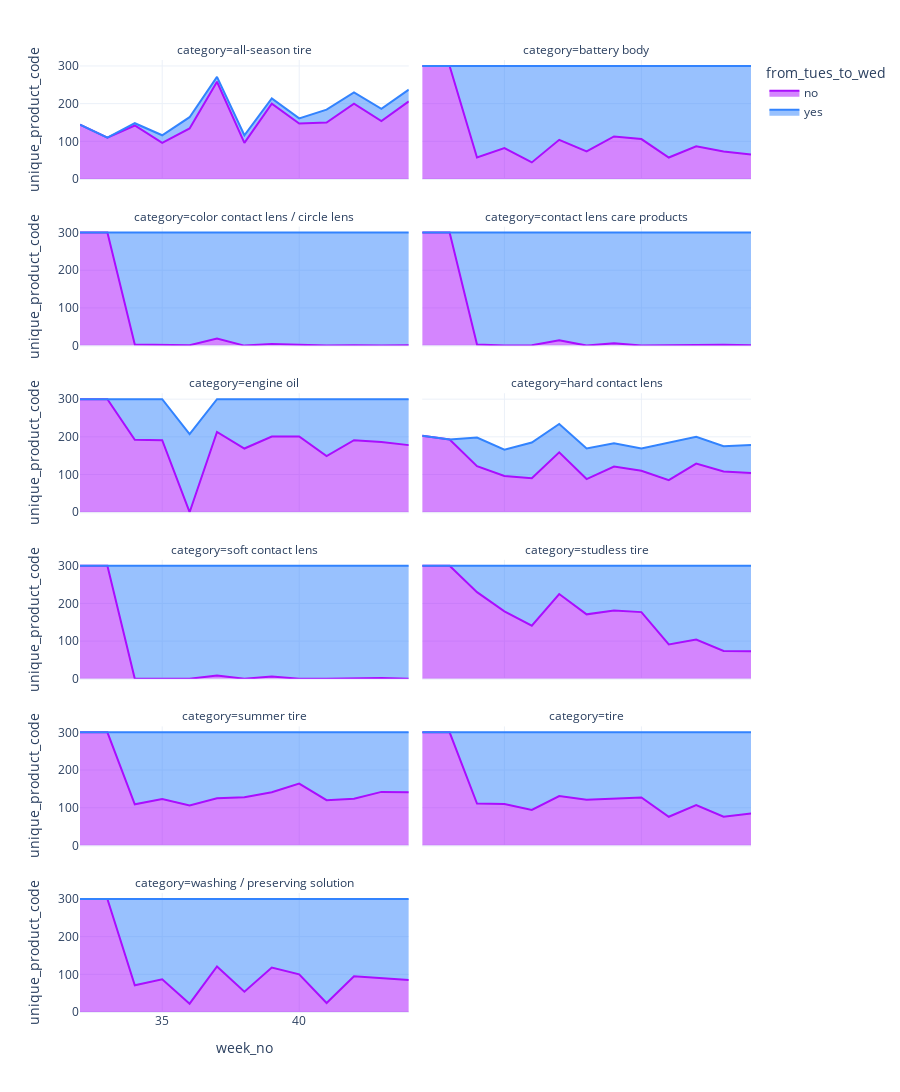

The code cell stored with this chart in its notebook:
### Markdown cell above
#### 4. How many items from daily ranking make it into the weekly rankings?

### Code cell
def plot_weekly_area(df_weekly_samples, df_daily_samples):

    df_area = df_weekly_samples.drop(columns='date_scraped')
    df_area = df_area.merge(
        df_daily_samples[['rank', 'category', 'unique_product_code', 'week_no']],
        how='left',
        on=['category' , 'unique_product_code', 'week_no'],
        suffixes=['_weekly', '_daily'],
        indicator=True
    )
    df_area = df_area.rename(columns={'_merge':'from_tues_to_wed'})
    df_area['from_tues_to_wed'] = df_area['from_tues_to_wed'].replace({'left_only':'no','both':'yes'})
    
    df_product_count = df_area.groupby(['category', 'week_no', 'from_tues_to_wed']).agg({'unique_product_code':pd.Series.nunique})
    df_product_count = df_product_count.reset_index().dropna()

    fig = px.area(
        df_product_count,
        x='week_no',
        y='unique_product_code',
        color='from_tues_to_wed',
        facet_col='category',
        facet_row_spacing=0.05,
        facet_col_wrap=2,
        height=2000,
        color_discrete_sequence=px.colors.qualitative.Alphabet,
        template='plotly_white'
    )
    fig.show()

df_weekly_samples = df_weekly[['rank','category', 'date_scraped', 'unique_product_code']].set_index('date_scraped').reset_index()
df_weekly_samples['week_no'] = pd.to_datetime(df_weekly_samples['date_scraped']).dt.isocalendar().week.astype('int')
df_weekly_samples['day_name'] = pd.to_datetime(df_weekly_samples['date_scraped']).dt.day_name()

plot_weekly_area(df_weekly_samples, df_daily_samples)

### Figure 1 — Plotly figure (JSON) as saved in the notebook; plotly's stock layout.template omitted (floating-point values rounded to 4 significant figures)
{"data": [{"hovertemplate": "from_tues_to_wed=no<br>category=all-season tire<br>week_no=%{x}<br>unique_product_code=%{y}<extra></extra>", "legendgroup": "no", "line": {"color": "#AA0DFE"}, "marker": {"symbol": "circle"}, "mode": "lines", "name": "no", "orientation": "v", "showlegend": true, "stackgroup": "1", "type": "scatter", "x": [32, 33, 34, 35, 36, 37, 38, 39, 40, 41, 42, 43, 44], "xaxis": "x11", "y": [144, 110, 142, 96, 134, 258, 96, 200, 147, 150, 200, 154, 206], "yaxis": "y11"}, {"hovertemplate": "from_tues_to_wed=no<br>category=battery body<br>week_no=%{x}<br>unique_product_code=%{y}<extra></extra>", "legendgroup": "no", "line": {"color": "#AA0DFE"}, "marker": {"symbol": "circle"}, "mode": "lines", "name": "no", "orientation": "v", "showlegend": false, "stackgroup": "1", "type": "scatter", "x": [32, 33, 34, 35, 36, 37, 38, 39, 40, 41, 42, 43, 44], "xaxis": "x12", "y": [300, 300, 57, 82, 44, 104, 73, 113, 106, 57, 87, 73, 65], "yaxis": "y12"}, {"hovertemplate": "from_tues_to_wed=no<br>category=color contact lens / circle lens<br>week_no=%{x}<br>unique_product_code=%{y}<extra></extra>", "legendgroup": "no", "line": {"color": "#AA0DFE"}, "marker": {"symbol": "circle"}, "mode": "lines", "name": "no", "orientation": "v", "showlegend": false, "stackgroup": "1", "type": "scatter", "x": [32, 33, 34, 35, 36, 37, 39, 40, 42, 44], "xaxis": "x9", "y": [300, 300, 3, 1, 1, 19, 4, 1, 1, 1], "yaxis": "y9"}, {"hovertemplate": "from_tues_to_wed=no<br>category=contact lens care products<br>week_no=%{x}<br>unique_product_code=%{y}<extra></extra>", "legendgroup": "no", "line": {"color": "#AA0DFE"}, "marker": {"symbol": "circle"}, "mode": "lines", "name": "no", "orientation": "v", "showlegend": false, "stackgroup": "1", "type": "scatter", "x": [32, 33, 34, 36, 37, 39, 41, 42, 43, 44], "xaxis": "x10", "y": [300, 300, 3, 1, 14, 6, 1, 2, 2, 1], "yaxis": "y10"}, {"hovertemplate": "from_tues_to_wed=no<br>category=engine oil<br>week_no=%{x}<br>unique_product_code=%{y}<extra></extra>", "legendgroup": "no", "line": {"color": "#AA0DFE"}, "marker": {"symbol": "circle"}, "mode": "lines", "name": "no", "orientation": "v", "showlegend": false, "stackgroup": "1", "type": "scatter", "x": [32, 33, 34, 35, 37, 38, 39, 40, 41, 42, 43, 44], "xaxis": "x7", "y": [300, 300, 192, 191, 213, 169, 201, 201, 149, 191, 186, 178], "yaxis": "y7"}, {"hovertemplate": "from_tues_to_wed=no<br>category=hard contact lens<br>week_no=%{x}<br>unique_product_code=%{y}<extra></extra>", "legendgroup": "no", "line": {"color": "#AA0DFE"}, "marker": {"symbol": "circle"}, "mode": "lines", "name": "no", "orientation": "v", "showlegend": false, "stackgroup": "1", "type": "scatter", "x": [32, 33, 34, 35, 36, 37, 38, 39, 40, 41, 42, 43, 44], "xaxis": "x8", "y": [203, 193, 122, 96, 90, 159, 88, 121, 110, 85, 129, 108, 104], "yaxis": "y8"}, {"hovertemplate": "from_tues_to_wed=no<br>category=soft contact lens<br>week_no=%{x}<br>unique_product_code=%{y}<extra></extra>", "legendgroup": "no", "line": {"color": "#AA0DFE"}, "marker": {"symbol": "circle"}, "mode": "lines", "name": "no", "orientation": "v", "showlegend": false, "stackgroup": "1", "type": "scatter", "x": [32, 33, 37, 39, 42, 43], "xaxis": "x5", "y": [300, 300, 9, 6, 2, 2], "yaxis": "y5"}, {"hovertemplate": "from_tues_to_wed=no<br>category=studless tire<br>week_no=%{x}<br>unique_product_code=%{y}<extra></extra>", "legendgroup": "no", "line": {"color": "#AA0DFE"}, "marker": {"symbol": "circle"}, "mode": "lines", "name": "no", "orientation": "v", "showlegend": false, "stackgroup": "1", "type": "scatter", "x": [32, 33, 34, 35, 36, 37, 38, 39, 40, 41, 42, 43, 44], "xaxis": "x6", "y": [300, 300, 230, 179, 141, 225, 171, 181, 177, 91, 104, 74, 73], "yaxis": "y6"}, {"hovertemplate": "from_tues_to_wed=no<br>category=summer tire<br>week_no=%{x}<br>unique_product_code=%{y}<extra></extra>", "legendgroup": "no", "line": {"color": "#AA0DFE"}, "marker": {"symbol": "circle"}, "mode": "lines", "name": "no", "orientation": "v", "showlegend": false, "stackgroup": "1", "type": "scatter", "x": [32, 33, 34, 35, 36, 37, 38, 39, 40, 41, 42, 43, 44], "xaxis": "x3", "y": [300, 300, 109, 123, 106, 125, 128, 141, 164, 120, 124, 142, 141], "yaxis": "y3"}, {"hovertemplate": "from_tues_to_wed=no<br>category=tire<br>week_no=%{x}<br>unique_product_code=%{y}<extra></extra>", "legendgroup": "no", "line": {"color": "#AA0DFE"}, "marker": {"symbol": "circle"}, "mode": "lines", "name": "no", "orientation": "v", "showlegend": false, "stackgroup": "1", "type": "scatter", "x": [32, 33, 34, 35, 36, 37, 38, 39, 40, 41, 42, 43, 44], "xaxis": "x4", "y": [300, 300, 111, 110, 94, 131, 121, 125, 127, 76, 107, 76, 85], "yaxis": "y4"}, {"hovertemplate": "from_tues_to_wed=no<br>category=washing / preserving solution<br>week_no=%{x}<br>unique_product_code=%{y}<extra></extra>", "legendgroup": "no", "line": {"color": "#AA0DFE"}, "marker": {"symbol": "circle"}, "mode": "lines", "name": "no", "orientation": "v", "showlegend": false, "stackgroup": "1", "type": "scatter", "x": [32, 33, 34, 35, 36, 37, 38, 39, 40, 41, 42, 43, 44], "xaxis": "x", "y": [300, 300, 71, 87, 22, 121, 54, 118, 100, 24, 95, 89, 85], "yaxis": "y"}, {"hovertemplate": "from_tues_to_wed=yes<br>category=all-season tire<br>week_no=%{x}<br>unique_product_code=%{y}<extra></extra>", "legendgroup": "yes", "line": {"color": "#3283FE"}, "marker": {"symbol": "circle"}, "mode": "lines", "name": "yes", "orientation": "v", "showlegend": true, "stackgroup": "1", "type": "scatter", "x": [34, 35, 36, 37, 38, 39, 40, 41, 42, 43, 44], "xaxis": "x11", "y": [6, 20, 30, 13, 20, 14, 14, 34, 30, 32, 31], "yaxis": "y11"}, {"hovertemplate": "from_tues_to_wed=yes<br>category=battery body<br>week_no=%{x}<br>unique_product_code=%{y}<extra></extra>", "legendgroup": "yes", "line": {"color": "#3283FE"}, "marker": {"symbol": "circle"}, "mode": "lines", "name": "yes", "orientation": "v", "showlegend": false, "stackgroup": "1", "type": "scatter", "x": [34, 35, 36, 37, 38, 39, 40, 41, 42, 43, 44], "xaxis": "x12", "y": [243, 218, 256, 196, 227, 187, 194, 243, 213, 227, 235], "yaxis": "y12"}, {"hovertemplate": "from_tues_to_wed=yes<br>category=color contact lens / circle lens<br>week_no=%{x}<br>unique_product_code=%{y}<extra></extra>", "legendgroup": "yes", "line": {"color": "#3283FE"}, "marker": {"symbol": "circle"}, "mode": "lines", "name": "yes", "orientation": "v", "showlegend": false, "stackgroup": "1", "type": "scatter", "x": [34, 35, 36, 37, 38, 39, 40, 41, 42, 43, 44], "xaxis": "x9", "y": [297, 299, 299, 281, 300, 296, 299, 300, 299, 300, 299], "yaxis": "y9"}, {"hovertemplate": "from_tues_to_wed=yes<br>category=contact lens care products<br>week_no=%{x}<br>unique_product_code=%{y}<extra></extra>", "legendgroup": "yes", "line": {"color": "#3283FE"}, "marker": {"symbol": "circle"}, "mode": "lines", "name": "yes", "orientation": "v", "showlegend": false, "stackgroup": "1", "type": "scatter", "x": [34, 35, 36, 37, 38, 39, 40, 41, 42, 43, 44], "xaxis": "x10", "y": [297, 300, 299, 286, 300, 294, 300, 299, 298, 298, 299], "yaxis": "y10"}, {"hovertemplate": "from_tues_to_wed=yes<br>category=engine oil<br>week_no=%{x}<br>unique_product_code=%{y}<extra></extra>", "legendgroup": "yes", "line": {"color": "#3283FE"}, "marker": {"symbol": "circle"}, "mode": "lines", "name": "yes", "orientation": "v", "showlegend": false, "stackgroup": "1", "type": "scatter", "x": [34, 35, 36, 37, 38, 39, 40, 41, 42, 43, 44], "xaxis": "x7", "y": [108, 109, 207, 87, 131, 99, 99, 151, 109, 114, 122], "yaxis": "y7"}, {"hovertemplate": "from_tues_to_wed=yes<br>category=hard contact lens<br>week_no=%{x}<br>unique_product_code=%{y}<extra></extra>", "legendgroup": "yes", "line": {"color": "#3283FE"}, "marker": {"symbol": "circle"}, "mode": "lines", "name": "yes", "orientation": "v", "showlegend": false, "stackgroup": "1", "type": "scatter", "x": [34, 35, 36, 37, 38, 39, 40, 41, 42, 43, 44], "xaxis": "x8", "y": [76, 70, 95, 75, 81, 62, 59, 99, 71, 67, 74], "yaxis": "y8"}, {"hovertemplate": "from_tues_to_wed=yes<br>category=soft contact lens<br>week_no=%{x}<br>unique_product_code=%{y}<extra></extra>", "legendgroup": "yes", "line": {"color": "#3283FE"}, "marker": {"symbol": "circle"}, "mode": "lines", "name": "yes", "orientation": "v", "showlegend": false, "stackgroup": "1", "type": "scatter", "x": [34, 35, 36, 37, 38, 39, 40, 41, 42, 43, 44], "xaxis": "x5", "y": [300, 300, 300, 291, 300, 294, 300, 300, 298, 298, 300], "yaxis": "y5"}, {"hovertemplate": "from_tues_to_wed=yes<br>category=studless tire<br>week_no=%{x}<br>unique_product_code=%{y}<extra></extra>", "legendgroup": "yes", "line": {"color": "#3283FE"}, "marker": {"symbol": "circle"}, "mode": "lines", "name": "yes", "orientation": "v", "showlegend": false, "stackgroup": "1", "type": "scatter", "x": [34, 35, 36, 37, 38, 39, 40, 41, 42, 43, 44], "xaxis": "x6", "y": [70, 121, 159, 75, 129, 119, 123, 209, 196, 226, 227], "yaxis": "y6"}, {"hovertemplate": "from_tues_to_wed=yes<br>category=summer tire<br>week_no=%{x}<br>unique_product_code=%{y}<extra></extra>", "legendgroup": "yes", "line": {"color": "#3283FE"}, "marker": {"symbol": "circle"}, "mode": "lines", "name": "yes", "orientation": "v", "showlegend": false, "stackgroup": "1", "type": "scatter", "x": [34, 35, 36, 37, 38, 39, 40, 41, 42, 43, 44], "xaxis": "x3", "y": [191, 177, 194, 175, 172, 159, 136, 180, 176, 158, 159], "yaxis": "y3"}, {"hovertemplate": "from_tues_to_wed=yes<br>category=tire<br>week_no=%{x}<br>unique_product_code=%{y}<extra></extra>", "legendgroup": "yes", "line": {"color": "#3283FE"}, "marker": {"symbol": "circle"}, "mode": "lines", "name": "yes", "orientation": "v", "showlegend": false, "stackgroup": "1", "type": "scatter", "x": [34, 35, 36, 37, 38, 39, 40, 41, 42, 43, 44], "xaxis": "x4", "y": [189, 190, 206, 169, 179, 175, 173, 224, 193, 224, 215], "yaxis": "y4"}, {"hovertemplate": "from_tues_to_wed=yes<br>category=washing / preserving solution<br>week_no=%{x}<br>unique_product_code=%{y}<extra></extra>", "legendgroup": "yes", "line": {"color": "#3283FE"}, "marker": {"symbol": "circle"}, "mode": "lines", "name": "yes", "orientation": "v", "showlegend": false, "stackgroup": "1", "type": "scatter", "x": [34, 35, 36, 37, 38, 39, 40, 41, 42, 43, 44], "xaxis": "x", "y": [229, 213, 278, 179, 246, 182, 200, 276, 205, 211, 215], "yaxis": "y"}], "layout": {"annotations": [{"font": {}, "showarrow": false, "text": "category=washing / preserving solution", "x": 0.245, "xanchor": "center", "xref": "paper", "y": 0.125, "yanchor": "bottom", "yref": "paper"}, {"font": {}, "showarrow": false, "text": "category=summer tire", "x": 0.245, "xanchor": "center", "xref": "paper", "y": 0.3, "yanchor": "bottom", "yref": "paper"}, {"font": {}, "showarrow": false, "text": "category=tire", "x": 0.755, "xanchor": "center", "xref": "paper", "y": 0.3, "yanchor": "bottom", "yref": "paper"}, {"font": {}, "showarrow": false, "text": "category=soft contact lens", "x": 0.245, "xanchor": "center", "xref": "paper", "y": 0.475, "yanchor": "bottom", "yref": "paper"}, {"font": {}, "showarrow": false, "text": "category=studless tire", "x": 0.755, "xanchor": "center", "xref": "paper", "y": 0.475, "yanchor": "bottom", "yref": "paper"}, {"font": {}, "showarrow": false, "text": "category=engine oil", "x": 0.245, "xanchor": "center", "xref": "paper", "y": 0.65, "yanchor": "bottom", "yref": "paper"}, {"font": {}, "showarrow": false, "text": "category=hard contact lens", "x": 0.755, "xanchor": "center", "xref": "paper", "y": 0.65, "yanchor": "bottom", "yref": "paper"}, {"font": {}, "showarrow": false, "text": "category=color contact lens / circle lens", "x": 0.245, "xanchor": "center", "xref": "paper", "y": 0.825, "yanchor": "bottom", "yref": "paper"}, {"font": {}, "showarrow": false, "text": "category=contact lens care products", "x": 0.755, "xanchor": "center", "xref": "paper", "y": 0.825, "yanchor": "bottom", "yref": "paper"}, {"font": {}, "showarrow": false, "text": "category=all-season tire", "x": 0.245, "xanchor": "center", "xref": "paper", "y": 1, "yanchor": "bottom", "yref": "paper"}, {"font": {}, "showarrow": false, "text": "category=battery body", "x": 0.755, "xanchor": "center", "xref": "paper", "y": 1, "yanchor": "bottom", "yref": "paper"}], "height": 2000, "legend": {"title": {"text": "from_tues_to_wed"}, "tracegroupgap": 0}, "margin": {"t": 60}, "xaxis": {"anchor": "y", "domain": [0, 0.49], "title": {"text": "week_no"}}, "xaxis10": {"anchor": "y10", "domain": [0.51, 1], "matches": "x", "showticklabels": false}, "xaxis11": {"anchor": "y11", "domain": [0, 0.49], "matches": "x", "showticklabels": false}, "xaxis12": {"anchor": "y12", "domain": [0.51, 1], "matches": "x", "showticklabels": false}, "xaxis2": {"anchor": "y2", "domain": [0.51, 1], "matches": "x", "title": {"text": "week_no"}}, "xaxis3": {"anchor": "y3", "domain": [0, 0.49], "matches": "x", "showticklabels": false}, "xaxis4": {"anchor": "y4", "domain": [0.51, 1], "matches": "x", "showticklabels": false}, "xaxis5": {"anchor": "y5", "domain": [0, 0.49], "matches": "x", "showticklabels": false}, "xaxis6": {"anchor": "y6", "domain": [0.51, 1], "matches": "x", "showticklabels": false}, "xaxis7": {"anchor": "y7", "domain": [0, 0.49], "matches": "x", "showticklabels": false}, "xaxis8": {"anchor": "y8", "domain": [0.51, 1], "matches": "x", "showticklabels": false}, "xaxis9": {"anchor": "y9", "domain": [0, 0.49], "matches": "x", "showticklabels": false}, "yaxis": {"anchor": "x", "domain": [0, 0.125], "title": {"text": "unique_product_code"}}, "yaxis10": {"anchor": "x10", "domain": [0.7, 0.825], "matches": "y", "showticklabels": false}, "yaxis11": {"anchor": "x11", "domain": [0.875, 1], "matches": "y", "title": {"text": "unique_product_code"}}, "yaxis12": {"anchor": "x12", "domain": [0.875, 1], "matches": "y", "showticklabels": false}, "yaxis2": {"anchor": "x2", "domain": [0, 0.125], "matches": "y", "showticklabels": false}, "yaxis3": {"anchor": "x3", "domain": [0.175, 0.3], "matches": "y", "title": {"text": "unique_product_code"}}, "yaxis4": {"anchor": "x4", "domain": [0.175, 0.3], "matches": "y", "showticklabels": false}, "yaxis5": {"anchor": "x5", "domain": [0.35, 0.475], "matches": "y", "title": {"text": "unique_product_code"}}, "yaxis6": {"anchor": "x6", "domain": [0.35, 0.475], "matches": "y", "showticklabels": false}, "yaxis7": {"anchor": "x7", "domain": [0.525, 0.65], "matches": "y", "title": {"text": "unique_product_code"}}, "yaxis8": {"anchor": "x8", "domain": [0.525, 0.65], "matches": "y", "showticklabels": false}, "yaxis9": {"anchor": "x9", "domain": [0.7, 0.825], "matches": "y", "title": {"text": "unique_product_code"}}}}
